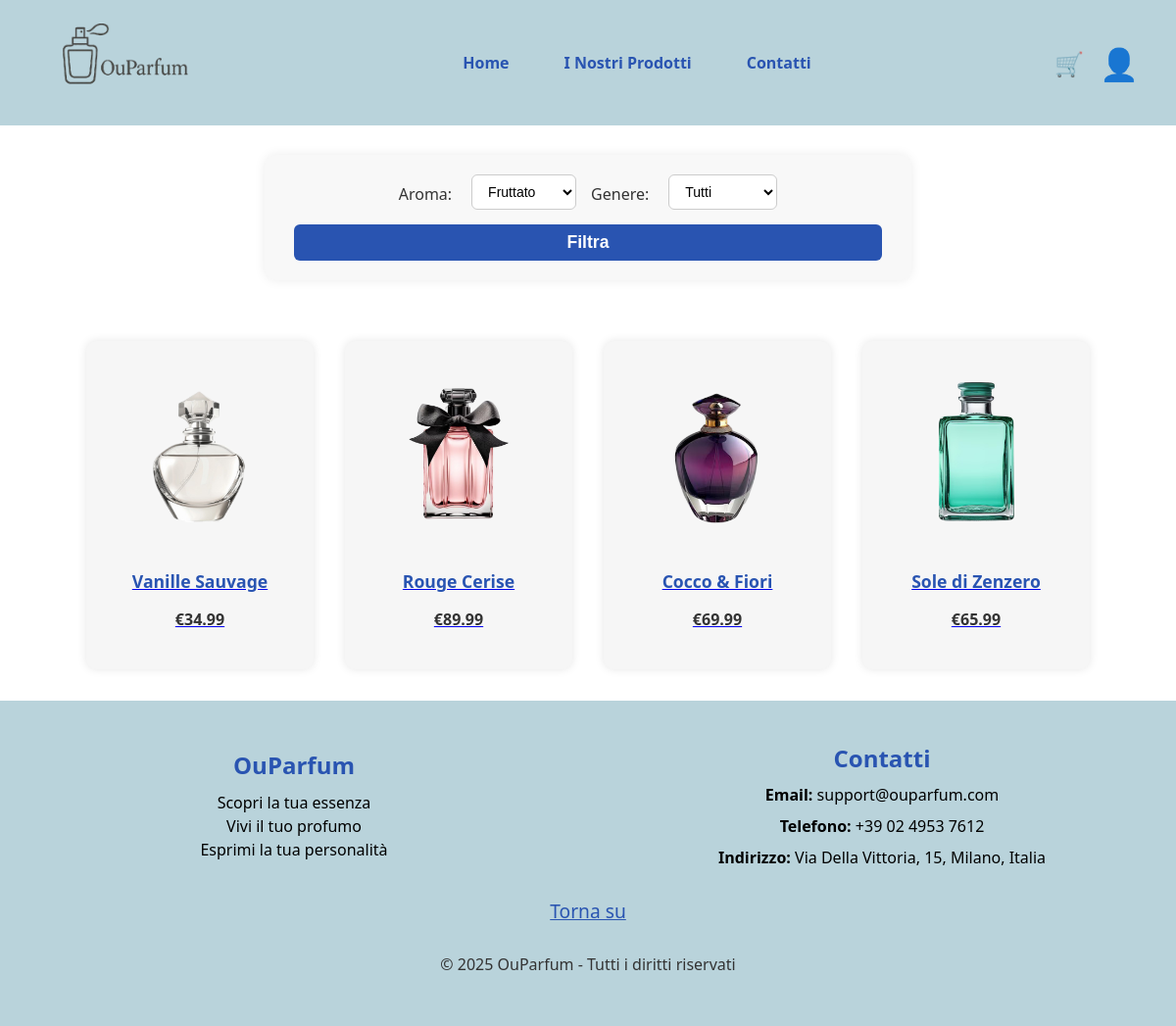
Page /progettoOUPARFUM/prodotti.php?aroma=Fruttato on the committed database.
### tables this page shows
CREATE TABLE IF NOT EXISTS `prodotti` (
  `id` int(11) NOT NULL AUTO_INCREMENT,
  `nome` varchar(50) NOT NULL,
  `descrizione` varchar(1000) NOT NULL,
  `centrale` varchar(500) NOT NULL,
  `base` varchar(500) NOT NULL,
  `apertura` varchar(500) NOT NULL,
  `percorso` varchar(100) NOT NULL,
  `id_categoria` int(11) NOT NULL,
  `prezzo` float NOT NULL,
  PRIMARY KEY (`id`),
  KEY `prodotto_FK1` (`id_categoria`),
  CONSTRAINT `prodotto_FK1` FOREIGN KEY (`id_categoria`) REFERENCES `categorie` (`id`) ON DELETE NO ACTION ON UPDATE NO ACTION
);

### progettoOUPARFUM/prodotti.php (the view, shortened to what this page needs)
<?php
$host = 'localhost';
$db = 'ouparfum';
$user = 'root';
$pass = 'vc-mob2-22';
$conn = new mysqli($host, $user, $pass, $db);
$resAromi = $conn->query("SELECT DISTINCT aroma FROM categorie ORDER BY aroma");
$aromi = [];
while ($row = $resAromi->fetch_assoc()) {
    $aromi[] = $row['aroma'];
}
$aroma_selezionato = $_GET['aroma'] ?? "";
$genere_selezionato = $_GET['genere'] ?? "";
$id_categorie_filtrate = [];
if ($aroma_selezionato || $genere_selezionato) {
    $queryCat = "SELECT id FROM categorie WHERE 1=1";
    if ($aroma_selezionato) {
        $queryCat .= " AND aroma = '" . $conn->real_escape_string($aroma_selezionato) . "'";
    }
    $resCat = $conn->query($queryCat);
    while ($row = $resCat->fetch_assoc()) {
        $id_categorie_filtrate[] = $row['id'];
    }
}
if (!empty($id_categorie_filtrate)) {
    $id_str = implode(',', array_map('intval', $id_categorie_filtrate));
    $queryProdotti = "SELECT * FROM prodotti WHERE id_categoria IN ($id_str)";
} else {
    if ($aroma_selezionato || $genere_selezionato) {
        $queryProdotti = "SELECT * FROM prodotti WHERE 1=0";
    } else {
        $queryProdotti = "SELECT * FROM prodotti";
    }
}
$result = $conn->query($queryProdotti);
$prodotti = ($result && $result->num_rows > 0) ? $result->fetch_all(MYSQLI_ASSOC) : [];
?>
<!DOCTYPE html>
<html lang="it">
<head>
    <link rel="stylesheet" href="stilehom.css" />
</head>
<body id="top">
    <header class="site-header">
        <div class="header-left">
            <img src="immagini/logo.png" alt="Logo OuParfume" class="logo">
        </div>
        <nav class="main-nav">
            <ul>
                <li><a href="homepage.php">Home</a></li>
                <li><a href="prodotti.php">I Nostri Prodotti</a></li>
                <li><a href="#bottom">Contatti</a></li>
            </ul>
        </nav>
        <div class="header-icons">
            <a href="carrello.php" class="cart-icon">🛒</a>
            <a href="account_redirect.php" class="user-icon">👤</a>
        </div>
    </header>
    <main>
    <section class="filters">
        <form method="GET" action="prodotti.php">
            <label for="aroma">Aroma:</label>
            <select name="aroma" id="aroma">
            <?php foreach ($aromi as $aroma): ?>
                <option value="<?= htmlspecialchars($aroma) ?>" <?= $aroma == $aroma_selezionato ? 'selected' : '' ?>>
                <?= htmlspecialchars($aroma) ?>
                </option>
            <?php endforeach; ?>
            </select>
            <label for="genere">Genere:</label>
            <select name="genere" id="genere">
            <option value="">Tutti</option>
            </select>
            <button type="submit">Filtra</button>
        </form>
        </section>
        <section class="product-list" id="product-list">
            <?php if (empty($prodotti)): ?>
                <p style="text-align: center;">Nessun prodotto trovato per la categoria selezionata.</p>
            <?php else: ?>
                <?php foreach ($prodotti as $prodotto): ?>
                    <a href="prod_info.php?product=<?= $prodotto['id'] ?>" class="product">
                        <img src="<?= htmlspecialchars($prodotto['percorso']) ?>" alt="Profumo <?= htmlspecialchars($prodotto['nome']) ?>" />
                        <div class="product-info">
                            <h3><?= htmlspecialchars($prodotto['nome']) ?></h3>
                            <p class="price">€<?= number_format($prodotto['prezzo'], 2) ?></p>
                        </div>
                    </a>
                <?php endforeach; ?>
            <?php endif; ?>
        </section>
    </main>
    <footer class="footer" id="bottom">
    <div class="footer-container">
      <div class="footer-info">
        <h4>OuParfum</h4>
        <p class="footer-description">
          Scopri la tua essenza<br>Vivi il tuo profumo<br>Esprimi la tua personalità</p>
      </div>
      <div class="footer-contact">
        <h4>Contatti</h4>
        <p><strong>Email:</strong> support@ouparfum.com</p>
        <p><strong>Telefono:</strong> +39 02 4953 7612</p>
        <p><strong>Indirizzo:</strong> Via Della Vittoria, 15, Milano, Italia</p>
    </div>
    </div>
    <div class="footer-back-to-top">
      <a href="#top" class="back-to-top-link">Torna su</a>
    </div>
    <div class="footer-bottom">
      <p>&copy; 2025 OuParfum - Tutti i diritti riservati</p>
    </div>
  </footer>
</body>
</html>

### progettoOUPARFUM/stilehom.css (style rules this page uses)
body { overflow-x: hidden; margin: 0; font-family: 'Segoe UI', sans-serif; background-color: #fff; color: #333; display: flex; flex-direction: column; min-height: 100vh; }
header { background-color: #b9d3db; padding: 1.5em; text-align: center; }
.site-header { display: flex; align-items: center; justify-content: space-between; background-color: #b9d3db; }
.header-left { display: flex; align-items: center; min-width: 200px; margin-left: 0; padding-left: 0; }
.logo { width: 200px; height: 80px; object-fit: cover; margin: 0; }
.main-nav { flex: 1; display: flex; justify-content: center; }
.main-nav ul { list-style: none; display: flex; gap: 3.5em; margin: 0; padding: 0; }
.main-nav a { text-decoration: none; color: rgb(41, 84, 177); font-weight: bold; }
.header-icons { display: flex; align-items: center; gap: 1em; min-width: 100px; }
.user-icon,.cart-icon { font-size: 1.5em; cursor: pointer; color: rgb(41, 84, 177); text-decoration: none; }
.cart-icon { display: inline-block; transition: transform 0.3s ease; }
.footer { background-color: #b9d3db; color: #000000; padding: 2em 0; position: relative; width: 100%; text-align: center; bottom: 0; }
.footer-container { display: flex; justify-content: center; align-items: center; flex-wrap: wrap; }
.footer-info { flex: 1; text-align: center; margin: 0 20px; }
.footer-info h4 { font-size: 1.5em; color: rgb(41, 84, 177); }
.footer-info .footer-description { font-size: 1em; color: #000000; margin-top: 10px; line-height: 1.5; text-align: center; max-width: 250px; margin-left: auto; margin-right: auto; }
.footer-contact { flex: 1; text-align: center; margin: 0 20px; }
.footer-contact h4 { font-size: 1.5em; color: rgb(41, 84, 177); }
.footer-contact p { font-size: 1em; color: #000000; margin: 5px 0; }
.footer-back-to-top { width: 100%; text-align: center; margin-top: 20px; }
.footer-back-to-top a { font-size: 1.2em; color: rgb(41, 84, 177); }
.footer-bottom { width: 100%; text-align: center; margin-top: 20px; font-size: 1em; color: #333; }
.footer-bottom p { margin: 0; padding: 10px 0; }
.footer h4, .footer p { margin: 10px 0; }
.user-icon { font-size: 2rem; }
label { display: block; margin: 0.5em 0 0.25em; }
button[type="submit"] { width: 100%; padding: 0.8em; background-color: rgb(41, 84, 177); color: #fff; border: none; border-radius: 5px; font-size: 1.1rem; cursor: pointer; }
.product-list { display: flex; flex-wrap: wrap; gap: 2em; justify-content: center; padding: 2em; }
.product { display: flex; flex-direction: column; align-items: center; width: 200px; background-color: #f6f6f6; padding: 1em; border-radius: 10px; box-shadow: 0 0 10px rgba(0,0,0,0.1); transition: transform 0.2s; }
.product img { width: 100%; height: auto; border-radius: 8px; }
.product-info { text-align: center; margin-top: 0.5em; }
.product-info h3 { margin: 0.5em 0 0.2em; font-size: 1.1em; color: #2954b1; }
.price { color: #333; font-weight: bold; }
.filters { text-align: center; margin: 30px auto; padding: 20px 30px; background-color: #f8f8f8; border-radius: 12px; box-shadow: 0 0 12px rgba(0, 0, 0, 0.08); max-width: 600px; }
.filters form { display: flex; flex-wrap: wrap; justify-content: center; align-items: center; gap: 15px; }
.filters label { font-weight: 500; margin-right: 5px; }
.filters select { padding: 8px 12px; border: 1px solid #ccc; border-radius: 6px; background-color: white; font-size: 14px; }
.filters button { padding: 8px 16px; color: white; border: none; border-radius: 6px; cursor: pointer; font-weight: bold; transition: background-color 0.3s ease; }
.product-info { flex: 1; }
.product-info .price { font-weight: bold; color: #333; margin-bottom: 1.5em; }

### rows in the picture
prodotti: percorso (picture), nome "Vanille Sauvage", prezzo "34.99"
prodotti: percorso (picture), nome "Rouge Cerise", prezzo "89.99"
prodotti: percorso (picture), nome "Cocco & Fiori", prezzo "69.99"
prodotti: percorso (picture), nome "Sole di Zenzero", prezzo "65.99"

### other values in the picture
form field aroma "Fruttato"
